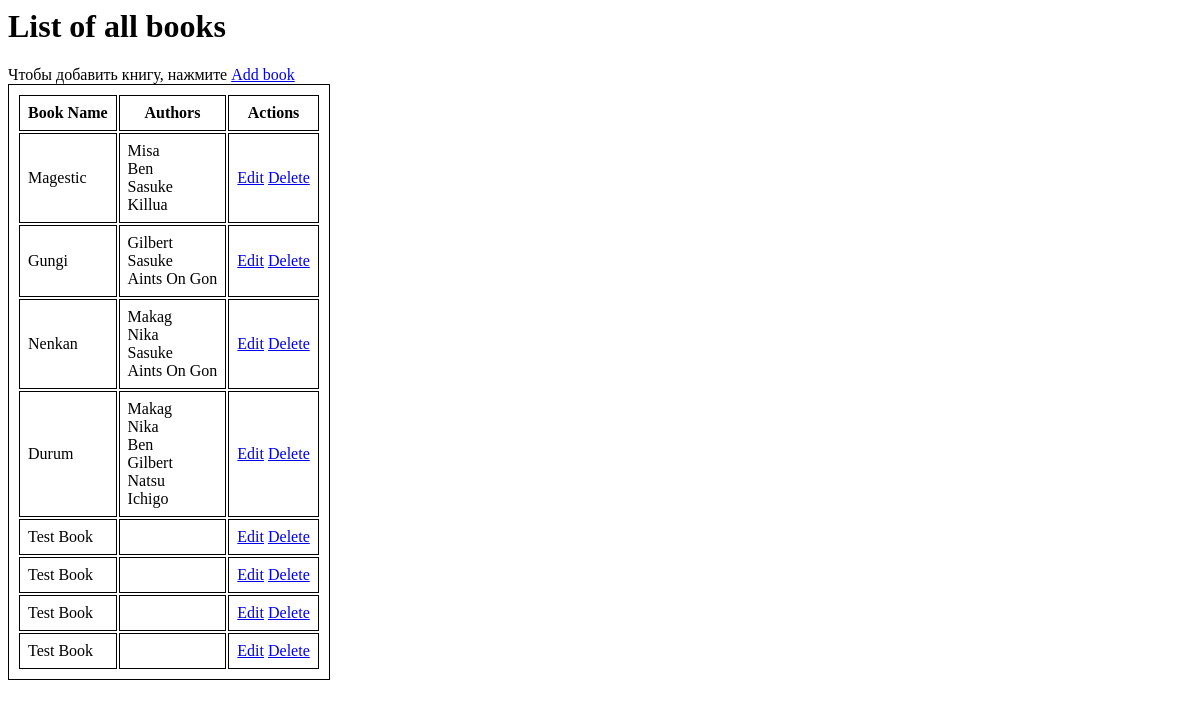
Before: /main_lib/view_book with the older database file.
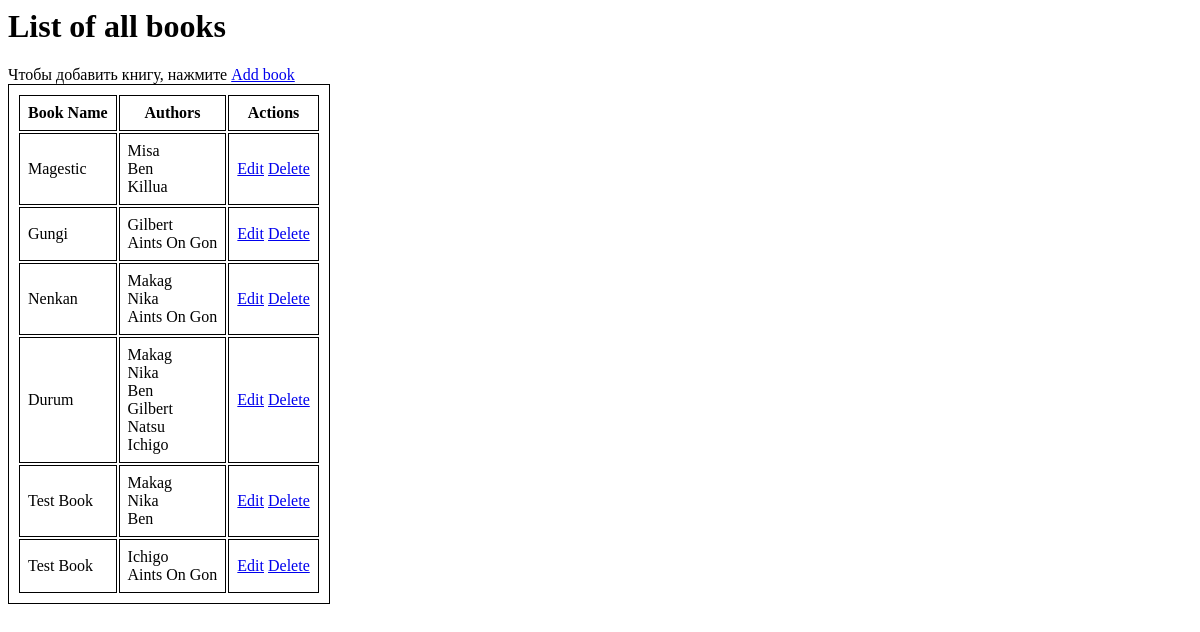
After: the same page with the newer database file.
### main_lib/models.py (models this page shows, shortened)
class Book(models.Model):
    book_title = models.CharField(verbose_name="Book title",max_length=100)
    authors = models.ManyToManyField(Author, verbose_name="Book author",)

class Author(models.Model):
    author_name = models.CharField(verbose_name="Author name", max_length=255)
    author_description = models.TextField(verbose_name="Author description", null=True,blank=True)

### main_lib/views.py (the view)
# urls.py: path('view_book', views.BookListView.as_view(), name='book_view_all'),
class BookListView(generic.ListView):
    model = models.Book
    template_name = "book/book_view_all.html"

### main_lib/templates/book/book_view_all.html
<h1>List of all books</h1>
<div>Чтобы добавить книгу, нажмите <a href="{% url 'main_lib:book_add' %}">Add book</a></div>
<table style="border: 1px solid black; padding: 8px;">
  <thead style="border: 1px solid black; padding: 8px;">
    <tr>
      <th style="border: 1px solid black; padding: 8px;">Book Name</th>
      <th style="border: 1px solid black; padding: 8px;">Authors</th>
      <th style="border: 1px solid black; padding: 8px;">Actions</th>
    </tr>
  </thead>
  <tbody style="border: 1px solid black; padding: 8px;">
    {% for object in object_list %}
      <tr style="border: 1px solid black; padding: 8px;">
        <td style="border: 1px solid black; padding: 8px;">{{ object.book_title }}</td>
        <td style="border: 1px solid black; padding: 8px;">
          {% for author in object.authors.all %}
            {{ author.author_name }}<br>
          {% endfor %}
        </td>
        <td style="border: 1px solid black; padding: 8px;">
          <a href="{% url 'main_lib:book_update' pk=object.pk %}">Edit</a>
          <a href="{% url 'main_lib:book_delete' pk=object.pk %}">Delete</a>
        </td>
      </tr>
    {% endfor %}
  </tbody>
</table>

Changed rows visible on the page:
removed Author: author_name "Sasuke"
removed Book: book_title "Test Book"
removed Book: book_title "Test Book"
changed Book (number 5 of 6 on the later page): gains Author (author_name "Makag"); gains Author (author_name "Nika"); gains Author (author_name "Ben")
changed Book (number 6 of 6 on the later page): gains Author (author_name "Ichigo"); gains Author (author_name "Aints On Gon")
